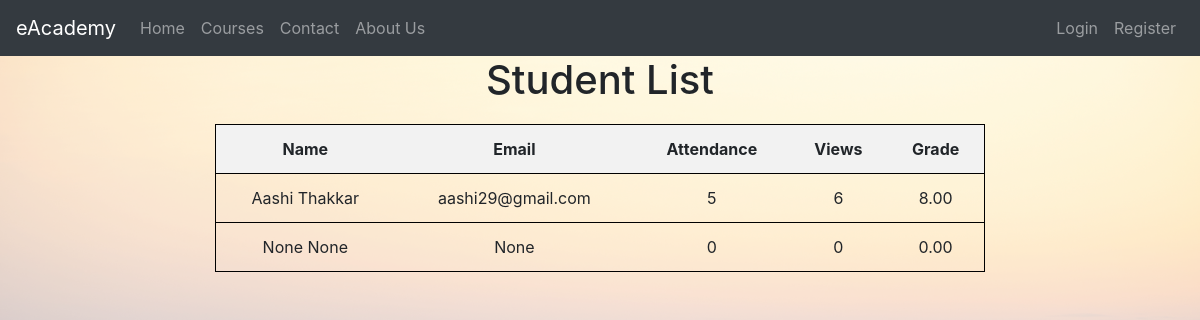
The app's page /student/, older data.
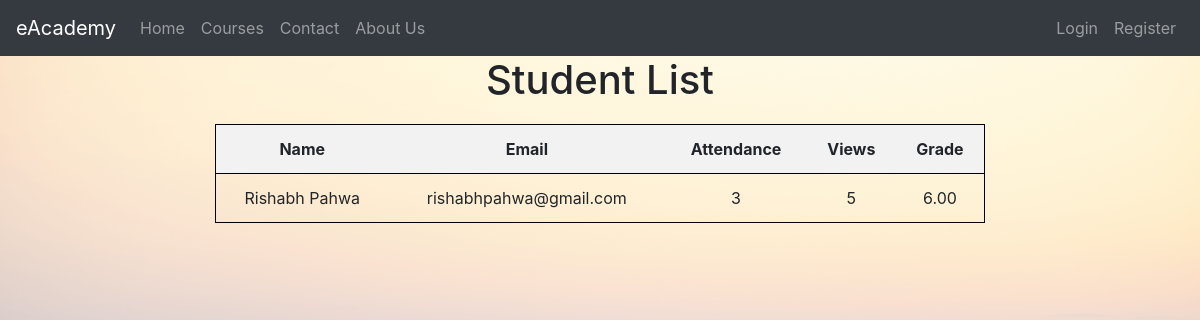
The same page, newer data.
### eAcademyApp/models.py (models this page shows, shortened)
class Student(models.Model):
    USER_TYPE_CHOICES = [
        ('student', 'Student'),
        ('professor', 'Professor'),
    ]
    user = models.OneToOneField(User, on_delete=models.CASCADE)
    user_type = models.CharField(max_length=10, choices=USER_TYPE_CHOICES, default='student')
    first_name = models.CharField(max_length=100, null=True)
    last_name = models.CharField(max_length=100, null=True)
    email = models.EmailField(unique=True, null=True)
    attendance = models.PositiveIntegerField(default=0)
    views = models.PositiveIntegerField(default=0)
    grade = models.DecimalField(max_digits=5, decimal_places=2, default=0.0)

### eAcademyApp/views.py (the view)
# urls.py: path('student/', views.student_list, name='student_list'),
def student_list(request):
    students = Student.objects.filter(user__student__user_type='student')
    return render(request, 'student_list.html', {'students': students})

### templates/student_list.html
{% extends 'base.html' %}
{% load static %}
{% block content %}
<div class="container">
    <h1>Student List</h1>
    <table class="student-table">
        <thead>
            <tr>
                <th>Name</th>
                <th>Email</th>
                <th>Attendance</th>
                <th>Views</th>
                <th>Grade</th>
            </tr>
        </thead>
        <tbody>
            {% for student in students %}
            <tr>
                <td>{{ student.first_name }} {{ student.last_name }}</td>
                <td>{{ student.email }}</td>
                <td>{{ student.attendance }}</td>
                <td>{{ student.views }}</td>
                <td>{{ student.grade }}</td>
            </tr>
            {% endfor %}
        </tbody>
    </table>
</div>
{% endblock %}

### templates/base.html (shortened to what this page needs)
{% load static %}
<!DOCTYPE html>
<html>
<head>
    <link rel="stylesheet" href="https://stackpath.bootstrapcdn.com/bootstrap/4.5.0/css/bootstrap.min.css">
    <link rel="stylesheet" href="{% static 'eAcademyApp/styles.css' %}">
</head>
<body>
    <nav class="navbar navbar-expand-lg navbar-dark bg-dark">
        <a class="navbar-brand" href="/">eAcademy</a>
        <div class="collapse navbar-collapse" id="navbarNav">
            <ul class="navbar-nav mr-auto">
                <li class="nav-item {% if request.path == '/' %}active{% endif %}">
                    <a class="nav-link" href="/">Home</a>
                </li>
                <li class="nav-item {% if request.path == '/courses/' %}active{% endif %}">
                    <a class="nav-link" href="/courses/">Courses</a>
                </li>
                <li class="nav-item {% if request.path == '/contact/' %}active{% endif %}">
                    <a class="nav-link" href="/contact/">Contact</a>
                </li>
                <li class="nav-item {% if request.path == '/aboutus/' %}active{% endif %}">
                    <a class="nav-link" href="/aboutus/">About Us</a>
                </li>
            </ul>
            <ul class="navbar-nav">
                {% if request.user.is_authenticated %}
                    {% if request.user.is_superuser %}
                        <li class="nav-item {% if request.path == '/instructor-requests/' %}active{% endif %}">
                            <a class="nav-link" href="{% url 'eAcademyApp:instructor_requests' %}">Instructor Requests</a>
                        </li>
                    {% endif %}
                    <li class="nav-item">
                    <a class="nav-link" href="/accounts/logout/">Logout</a>
                    </li>
                    {% else %}
                        <li class="nav-item {% if request.path == '/accounts/login/' %}active{% endif %}">
                            <a class="nav-link" href="/accounts/login/">Login</a>
                        </li>
                        <li class="nav-item {% if request.path == '/accounts/register/' %}active{% endif %}">
                            <a class="nav-link" href="/accounts/register/">Register</a>
                        </li>
                {% endif %}
            </ul>
        </div>
    </nav>
    {% block content %}
    {% endblock %}
</body>
</html>

### eAcademyApp/static/eAcademyApp/styles.css (style rules this page uses)
body { background-image: url("background.png"); background-size: cover; background-repeat: no-repeat; }
.student-table { width: 100%; border-collapse: collapse; margin-top: 20px; border: 1px solid black; }
.student-table th, .student-table td { padding: 12px; text-align: center; border-bottom: 1px solid black; }
.student-table th { background-color: #f2f2f2; text-align: center; }
.student-table th { text-align: center; }
.container { max-width: 800px; margin: 0 auto; }
h1 { text-align: center; margin-bottom: 20px; }

Row changes from the older to the newer data that the page shows:
removed Student: first_name "Aashi", last_name "Thakkar", email "aashi29@gmail.com", attendance "5", views "6", grade "8.00"
changed Student: first_name "None" → "Rishabh"; last_name "None" → "Pahwa"; email "None" → "rishabhpahwa@gmail.com"; attendance "0" → "3"; views "0" → "5"; grade "0.00" → "6.00"
